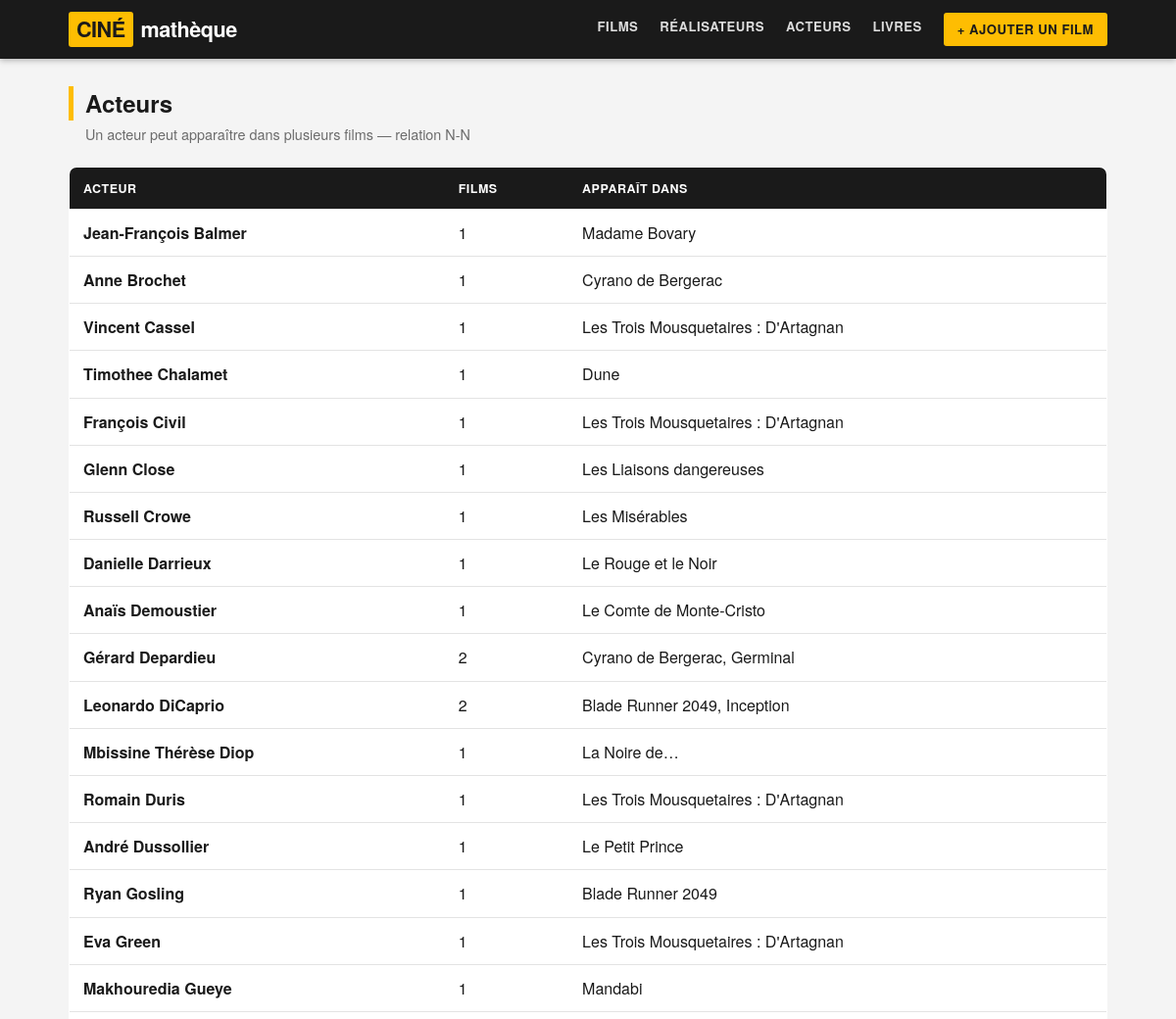
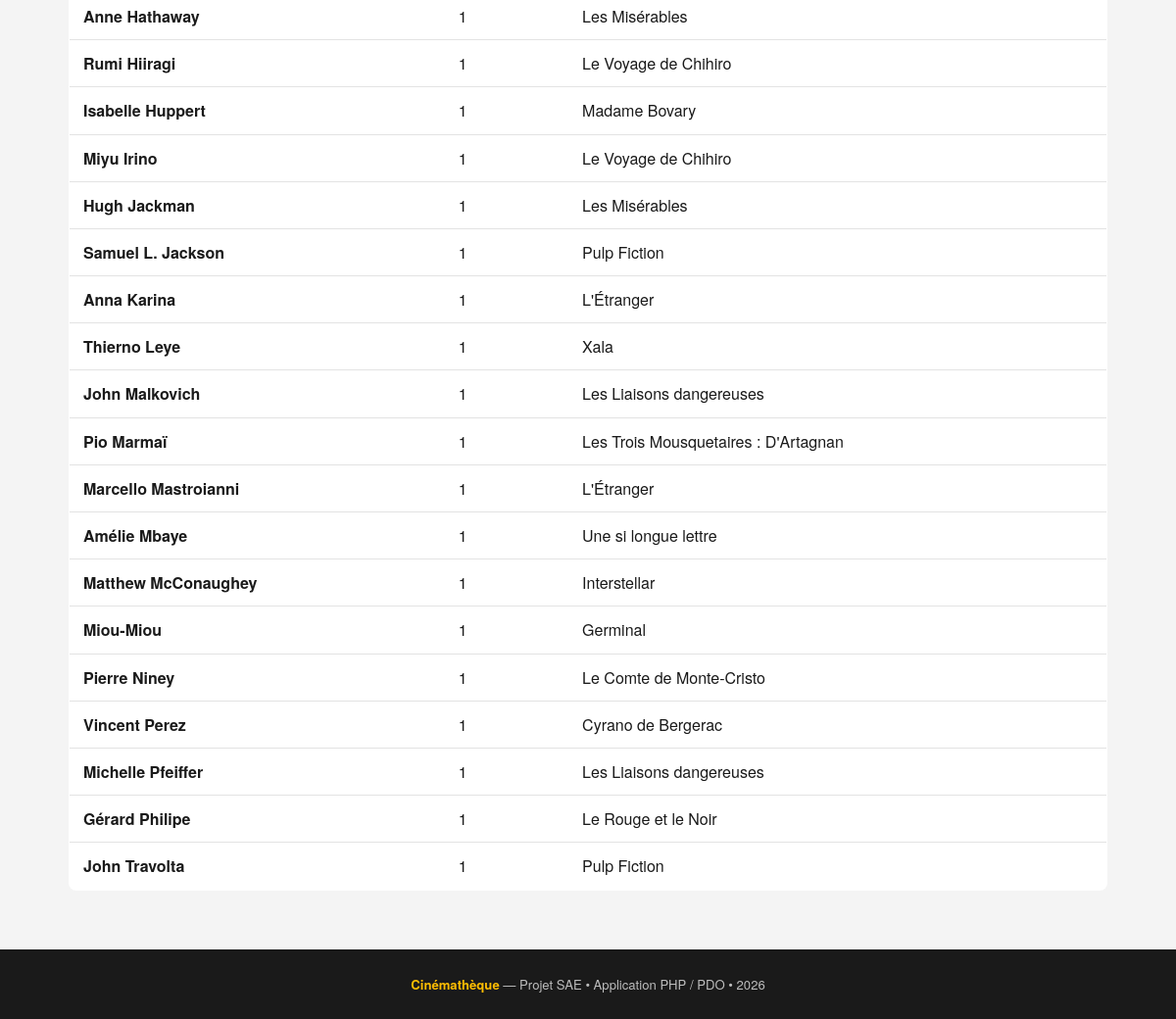
/acteurs.php, run on the app's committed database (2 pictures, top to bottom).
### tables this page shows
CREATE TABLE acteurs (
    id     INT AUTO_INCREMENT PRIMARY KEY,
    nom    VARCHAR(80) NOT NULL,
    prenom VARCHAR(80) NOT NULL
);

### acteurs.php (the view, shortened to what this page needs)
<?php
require "db.php";
$sql = "
    SELECT  a.id, a.nom, a.prenom,
            COUNT(c.id_film) AS nb_films,
            GROUP_CONCAT(f.titre ORDER BY f.titre SEPARATOR ', ') AS films
    FROM acteurs a
    LEFT JOIN casting c ON c.id_acteur = a.id
    LEFT JOIN films f   ON f.id = c.id_film
    GROUP BY a.id
    ORDER BY a.nom
";
$acteurs = $pdo->query($sql)->fetchAll();
require "includes/header.php";
?>
<h1 class="page-title">Acteurs</h1>
<p class="page-sub">Un acteur peut apparaître dans plusieurs films — relation N-N</p>
<table>
    <tr>
        <th>Acteur</th>
        <th>Films</th>
        <th>Apparaît dans</th>
    </tr>
    <?php foreach ($acteurs as $a): ?>
        <tr>
            <td><strong><?= htmlspecialchars($a['prenom'].' '.$a['nom']) ?></strong></td>
            <td><?= (int)$a['nb_films'] ?></td>
            <td><?= htmlspecialchars($a['films'] ?? '—') ?></td>
        </tr>
    <?php endforeach; ?>
</table>
<?php require "includes/footer.php"; ?>

### assets/style.css (style rules this page uses)
:root { --jaune: #febd02; --noir: #1a1a1a; --gris: #6b6b6b; --gris-cl: #efefef; --bord: #e3e3e3; --bg: #f4f4f4; }
* { box-sizing:border-box; margin:0; padding:0; }
body { font-family: "Helvetica Neue", Arial, "Segoe UI", sans-serif; background: var(--bg); color: var(--noir); line-height:1.45; }
.page-title { font-size:1.5rem; font-weight:800; margin-bottom:4px; border-left:5px solid var(--jaune); padding-left:12px; }
.page-sub { color:var(--gris); font-size:.9rem; margin:0 0 22px 17px; }
table { width:100%; border-collapse:collapse; background:#fff; border:1px solid var(--bord); border-radius:8px; overflow:hidden; }
th, td { text-align:left; padding:12px 14px; border-bottom:1px solid var(--bord); }
th { background:var(--noir); color:#fff; font-size:.78rem; text-transform:uppercase; letter-spacing:.5px; }
tr:last-child td { border-bottom:none; }

### data on the page
acteurs: prenom+nom "Jean-François Balmer", nb_films "1", films "Madame Bovary"
acteurs: prenom+nom "Anne Brochet", nb_films "1", films "Cyrano de Bergerac"
acteurs: prenom+nom "Vincent Cassel", nb_films "1", films "Les Trois Mousquetaires : D'Artagnan"
acteurs: prenom+nom "Timothee Chalamet", nb_films "1", films "Dune"
acteurs: prenom+nom "François Civil", nb_films "1", films "Les Trois Mousquetaires : D'Artagnan"
acteurs: prenom+nom "Glenn Close", nb_films "1", films "Les Liaisons dangereuses"
acteurs: prenom+nom "Russell Crowe", nb_films "1", films "Les Misérables"
acteurs: prenom+nom "Danielle Darrieux", nb_films "1", films "Le Rouge et le Noir"
acteurs: prenom+nom "Anaïs Demoustier", nb_films "1", films "Le Comte de Monte-Cristo"
acteurs: prenom+nom "Gérard Depardieu", nb_films "2", films "Cyrano de Bergerac, Germinal"
acteurs: prenom+nom "Leonardo DiCaprio", nb_films "2", films "Blade Runner 2049, Inception"
acteurs: prenom+nom "Mbissine Thérèse Diop", nb_films "1", films "La Noire de…"
acteurs: prenom+nom "Romain Duris", nb_films "1", films "Les Trois Mousquetaires : D'Artagnan"
acteurs: prenom+nom "André Dussollier", nb_films "1", films "Le Petit Prince"
acteurs: prenom+nom "Ryan Gosling", nb_films "1", films "Blade Runner 2049"
acteurs: prenom+nom "Eva Green", nb_films "1", films "Les Trois Mousquetaires : D'Artagnan"
acteurs: prenom+nom "Makhouredia Gueye", nb_films "1", films "Mandabi"
acteurs: prenom+nom "Anne Hathaway", nb_films "1", films "Les Misérables"
acteurs: prenom+nom "Rumi Hiiragi", nb_films "1", films "Le Voyage de Chihiro"
acteurs: prenom+nom "Isabelle Huppert", nb_films "1", films "Madame Bovary"
acteurs: prenom+nom "Miyu Irino", nb_films "1", films "Le Voyage de Chihiro"
acteurs: prenom+nom "Hugh Jackman", nb_films "1", films "Les Misérables"
acteurs: prenom+nom "Samuel L. Jackson", nb_films "1", films "Pulp Fiction"
acteurs: prenom+nom "Anna Karina", nb_films "1", films "L'Étranger"
acteurs: prenom+nom "Thierno Leye", nb_films "1", films "Xala"
acteurs: prenom+nom "John Malkovich", nb_films "1", films "Les Liaisons dangereuses"
acteurs: prenom+nom "Pio Marmaï", nb_films "1", films "Les Trois Mousquetaires : D'Artagnan"
acteurs: prenom+nom "Marcello Mastroianni", nb_films "1", films "L'Étranger"
acteurs: prenom+nom "Amélie Mbaye", nb_films "1", films "Une si longue lettre"
acteurs: prenom+nom "Matthew McConaughey", nb_films "1", films "Interstellar"
acteurs: prenom+nom "Miou-Miou", nb_films "1", films "Germinal"
acteurs: prenom+nom "Pierre Niney", nb_films "1", films "Le Comte de Monte-Cristo"
acteurs: prenom+nom "Vincent Perez", nb_films "1", films "Cyrano de Bergerac"
acteurs: prenom+nom "Michelle Pfeiffer", nb_films "1", films "Les Liaisons dangereuses"
acteurs: prenom+nom "Gérard Philipe", nb_films "1", films "Le Rouge et le Noir"
acteurs: prenom+nom "John Travolta", nb_films "1", films "Pulp Fiction"
